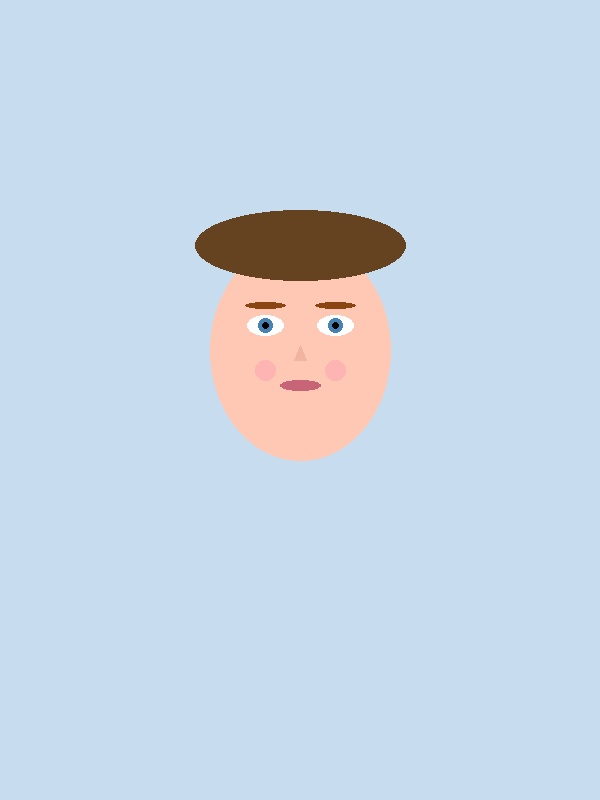
#> input picture test_approved_colorful.jpg, 600 x 800 px
$ python -i detector.py   (imports and definitions only)
#> lines starting #> are read from the running program, lines starting #| are printed output that depends on the picture; after the words box and inside, x2 and y2 are one past the last pixel; in counts of white or black regions, pixels touching at a corner belong together
### app/core/logging.py
import logging
import sys

def get_logger(name: str) -> logging.Logger:
    """
    Создает и возвращает настроенный логгер
    """
    logger = logging.getLogger(name)

    if logger.handlers:
        return logger

    logger.setLevel(logging.INFO)

    handler = logging.StreamHandler(sys.stdout)
    formatter = logging.Formatter('%(asctime)s - %(name)s - %(levelname)s - %(message)s')
    handler.setFormatter(formatter)
    logger.addHandler(handler)

    return logger

### app/cv/checks/face/detector.py
"""
Face detection module for photo validation.
Uses multiple fallback detection methods for robustness.
"""
import cv2
import numpy as np
from typing import List, Dict, Any, Optional, Tuple
import math
from pathlib import Path
import os
from packaging import version

from app.core.logging import get_logger

logger = get_logger(__name__)

# Define models directory relative to current file
SCRIPT_DIR = Path(__file__).parent.resolve()
MODELS_DIR = Path(os.getenv("MODELS_DIR", str(SCRIPT_DIR.parent.parent.parent.parent / "models")))
# [1 line not run here, left out]

# Auto-download lbfmodel.yaml
lbfmodel_path = os.path.join(MODELS_DIR, "lbfmodel.yaml")
# [9 lines not run here, left out]

# Auto-download YuNet ONNX
yunet_path = os.path.join(MODELS_DIR, "face_detection_yunet_2023mar.onnx")
# [9 lines not run here, left out]

# Initialize face detector (YuNet with Haar Cascade fallback)
face_detector_path = str(MODELS_DIR / "face_detection_yunet_2023mar.onnx")
face_detector = None

# [25 lines not run here, left out]

# Initialize facial landmark detector (OpenCV Facemark LBF)
facemark_path = str(MODELS_DIR / "lbfmodel.yaml")
facemark = None

# [16 lines not run here, left out]

# Initialize glasses detector (Haar Cascade)
glasses_cascade_path = cv2.data.haarcascades + 'haarcascade_eye_tree_eyeglasses.xml'
glasses_cascade = None
# [8 lines not run here, left out]

# Initialize HOG person detector
hog = cv2.HOGDescriptor()
# [2 lines not run here, left out]


# [107 lines left out: functions detect_faces_yunet, detect_faces_haar, detect_faces_multiscale, not called in this run]


def detect_skin_regions(image: np.ndarray) -> np.ndarray:
    """
    Detect skin regions using HSV color space.
    """
    try:
        # Convert to HSV color space
        hsv = cv2.cvtColor(image, cv2.COLOR_BGR2HSV)

        # Define skin color range in HSV
        lower_skin = np.array([0, 20, 70], dtype=np.uint8)
        upper_skin = np.array([20, 255, 255], dtype=np.uint8)

        # Create skin mask
        skin_mask = cv2.inRange(hsv, lower_skin, upper_skin)

        # Apply morphological operations to clean the mask
        kernel = cv2.getStructuringElement(cv2.MORPH_ELLIPSE, (11, 11))
        skin_mask = cv2.morphologyEx(skin_mask, cv2.MORPH_OPEN, kernel)
        skin_mask = cv2.morphologyEx(skin_mask, cv2.MORPH_CLOSE, kernel)

        # Apply Gaussian blur to smooth the mask
        skin_mask = cv2.GaussianBlur(skin_mask, (3, 3), 0)

        return skin_mask

    except Exception as e:
        logger.warning(f"Skin detection failed: {e}")
        return np.zeros(image.shape[:2], dtype=np.uint8)


def emergency_face_detection(image: np.ndarray) -> List[Dict[str, Any]]:
    """
    Emergency heuristic face detection based on skin regions.
    """
    try:
        h, w = image.shape[:2]
        skin_mask = detect_skin_regions(image)

        # Find contours in skin mask
        contours, _ = cv2.findContours(skin_mask, cv2.RETR_EXTERNAL, cv2.CHAIN_APPROX_SIMPLE)

        if not contours:
            return []

        # Find largest contour
        max_contour = max(contours, key=cv2.contourArea)
        area = cv2.contourArea(max_contour)

        # Check if contour is large enough (min 5% of image area)
        if area > 0.05 * w * h:
            x, y, w_rect, h_rect = cv2.boundingRect(max_contour)

            # Check aspect ratio (faces are usually taller than wide)
            aspect_ratio = w_rect / h_rect
            if 0.5 <= aspect_ratio <= 1.2:
                return [{
                    "bbox": (x, y, w_rect, h_rect),
                    "landmarks": None,
                    "confidence": 0.7  # Estimated confidence
                }]

        return []

    except Exception as e:
        logger.warning(f"Emergency face detection failed: {e}")
        return []


# [155 lines left out: functions detect_faces, estimate_pose, not called in this run]

>>> import cv2
>>> picture = cv2.imread('../../../../test_approved_colorful.jpg')
#> picture is the input picture: shape (800, 600, 3); mean B, G, R 230.4, 214.9, 199.5
>>> result = emergency_face_detection(picture)
#> in detect_skin_regions, `hsv = cv2.cvtColor(image, cv2.COLOR_BGR2HSV)`: hsv: shape (800, 600, 3); mean H, S, V 96.6, 48, 236.2
#> in detect_skin_regions, `skin_mask = cv2.inRange(hsv, lower_skin, upper_skin)`:
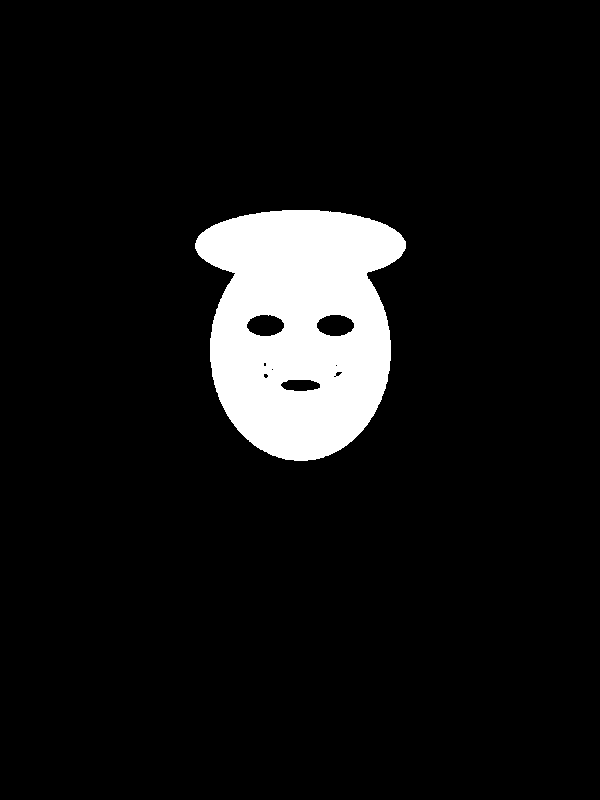
#> skin_mask: shape (800, 600); 7.9% white; 1 white region, box (x1, y1, x2, y2) and area: (195, 210, 406, 461) 37874
#> in detect_skin_regions, `skin_mask = cv2.morphologyEx(skin_mask, cv2.MORPH_OPEN, kernel)`: skin_mask: shape (800, 600); 7.9% white; 1 white region, box (x1, y1, x2, y2) and area: (195, 210, 406, 461) 37839
#> in detect_skin_regions, `skin_mask = cv2.morphologyEx(skin_mask, cv2.MORPH_CLOSE, kernel)`: skin_mask: shape (800, 600); 7.9% white; 1 white region
#> in emergency_face_detection, `contours, _ = cv2.findContours(skin_mask, cv2.RETR_EXTERNAL, cv2.CHAIN..`: contours = 1 contour; box (x1, y1, x2, y2) and area: (194, 209, 407, 462) 40126
#> in emergency_face_detection, `max_contour = max(contours, key=cv2.contourArea)`: max_contour = contour of 358 points, box (x1, y1, x2, y2) (194, 209, 407, 462), area 40126
#> in emergency_face_detection, `area = cv2.contourArea(max_contour)`: area = 40126.5
#> in emergency_face_detection, `x, y, w_rect, h_rect = cv2.boundingRect(max_contour)`: x = 194; y = 209; w_rect = 213; h_rect = 253
#> in emergency_face_detection, `aspect_ratio = w_rect / h_rect`: aspect_ratio = 0.842
#> result = 1 item
